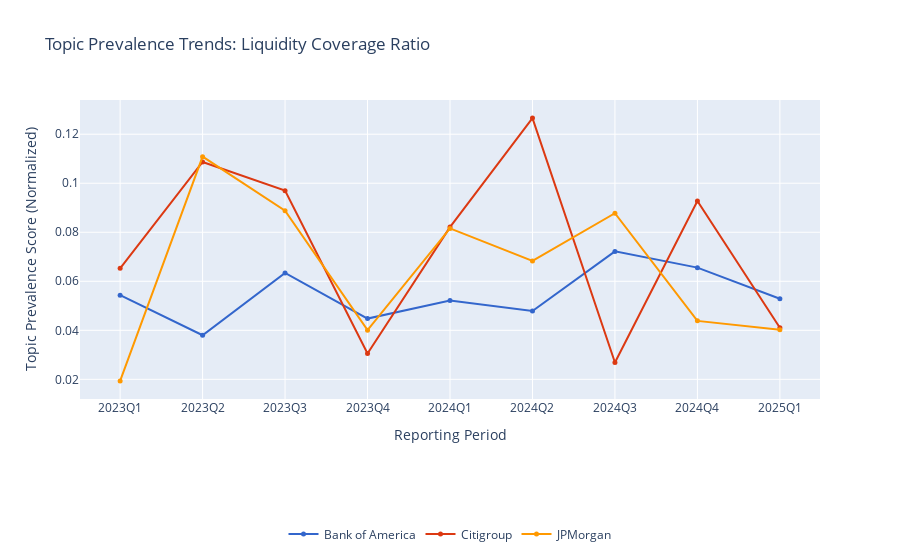

Write notebook code for a chart like this one.
### Code cell
# Generate a multiline chart for the topic relevance scores
subtopic = "Liquidity Coverage Ratio"
cols_to_plot = [col for col in subtopic_cols if subtopic in col]
legend_labels = [col.split(",")[-1].strip() for col in cols_to_plot]

fig_topics_relevance_quarter = generate_multiline_chart(
	df=df_topics_relevance_quarter_plotting,
	x_data_col='reporting_period',
	y_data_cols=cols_to_plot,
	x_title='Reporting Period',
	y_title='Topic Prevalence Score (Normalized)',
	plot_title=f"Topic Prevalence Trends: {subtopic}",
	marker_size=5,
	line_legend_labels=legend_labels,
)

fig_topics_relevance_quarter.show()

### Figure 1 — Plotly figure (JSON) as saved in the notebook; plotly's stock layout.template omitted (floating-point values rounded to 4 significant figures)
{"data": [{"line": {"color": "#3366CC"}, "marker": {"color": "#3366CC", "size": 5}, "mode": "lines+markers", "name": "Bank of America", "showlegend": true, "type": "scatter", "x": ["2023Q1", "2023Q2", "2023Q3", "2023Q4", "2024Q1", "2024Q2", "2024Q3", "2024Q4", "2025Q1"], "y": [0.05434, 0.03801, 0.0634, 0.04479, 0.05218, 0.04788, 0.0722, 0.06557, 0.05286], "yaxis": "y"}, {"line": {"color": "#DC3912"}, "marker": {"color": "#DC3912", "size": 5}, "mode": "lines+markers", "name": "Citigroup", "showlegend": true, "type": "scatter", "x": ["2023Q1", "2023Q2", "2023Q3", "2023Q4", "2024Q1", "2024Q2", "2024Q3", "2024Q4", "2025Q1"], "y": [0.0653, 0.1087, 0.09698, 0.03055, 0.08211, 0.1266, 0.02689, 0.09275, 0.04105], "yaxis": "y"}, {"line": {"color": "#FF9900"}, "marker": {"color": "#FF9900", "size": 5}, "mode": "lines+markers", "name": "JPMorgan", "showlegend": true, "type": "scatter", "x": ["2023Q1", "2023Q2", "2023Q3", "2023Q4", "2024Q1", "2024Q2", "2024Q3", "2024Q4", "2025Q1"], "y": [0.01936, 0.1108, 0.08879, 0.04008, 0.08159, 0.06828, 0.08777, 0.04385, 0.04026], "yaxis": "y"}], "layout": {"legend": {"orientation": "h", "x": 0.5, "xanchor": "center", "y": -0.5, "yanchor": "bottom"}, "title": {"text": "Topic Prevalence Trends: Liquidity Coverage Ratio"}, "xaxis": {"title": {"text": "Reporting Period"}}, "yaxis": {"title": {"text": "Topic Prevalence Score (Normalized)"}}}}
